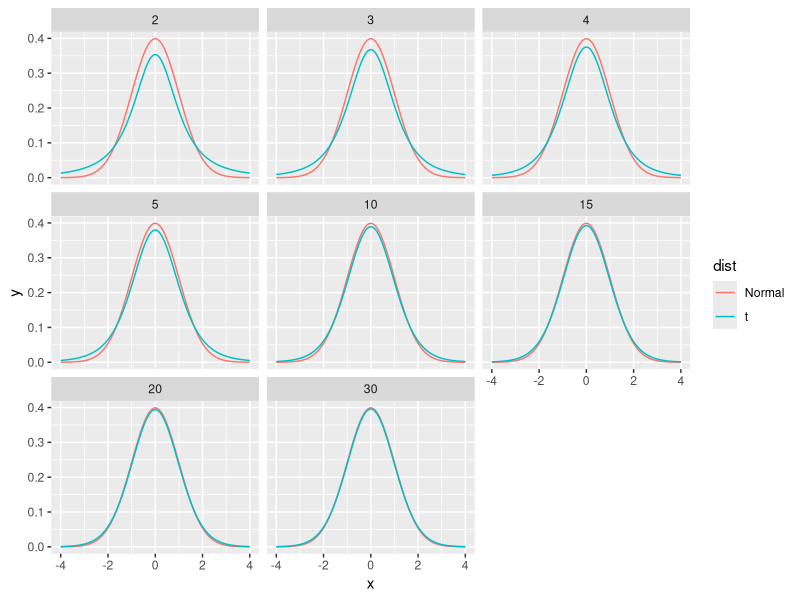

This figure's R source:
## ---- chunk 1
library(tidyverse)
## ---- chunk 2
vec_a <- c(2,4,6)
vec_b <- c(8,10,12)
vec_c <- c(vec_a,vec_b)
vec_c
## ---- chunk 3
vec_d <- c(14,20)
vec_a + vec_d
## ---- chunk 4
vec_a + 5
## ---- chunk 5
seq(1,5)
## ---- chunk 6
1:5
## ---- chunk 7
seq(2,20,2)
## ---- chunk 8
(1:10)*2
## ---- chunk 9
x <- seq(0,1,1/21)
x
## ---- chunk 10
rep(c(2,4,8),3)
## ---- chunk 11
rep( c(2,4,8), times=1, each=4 )
## ---- chunk 12
letters[9]
## ---- chunk 13
c(letters[9],letters[11],letters[19])
## ---- chunk 14
c(letters[1:24])
## ---- chunk 15
M <- seq( 2,30,2 ) %>%
  matrix( nrow=3, ncol=5, byrow=TRUE )
M

M <- rbind(
  seq( 2,10,2 ),
  seq( 12,20,2 ),
  seq( 22,30,2 ) 
)
M
## ---- chunk 16
M[2,]
## ---- chunk 17
M[3,2]
## ---- chunk 18
Girth = c( 8.3, 8.6, 8.8, 10.5, 10.7, 10.8, 11.0 )
Height = c( 70, 65, 63, 72, 81, 83, 66 )
Volume = c( 10.3, 10.3, 10.2, 16.4, 18.8, 19.7, 15.6 )

my.trees <- data.frame( Girth=Girth, Height=Height, Volume=Volume )
my.trees
## ---- chunk 19
my.trees[3,]
## ---- chunk 20
my.trees$Girth
## ---- chunk 21
my.trees[-4,]
## ---- chunk 22
index <- which( my.trees$Girth > 10 )
index
## ---- chunk 23
small.set <- my.trees[index,]
small.set
## ---- chunk 24
my.trees[-index,]
## ---- chunk 25
     expand.grid( x=seq(-4,4,by=.01), 
                 dist=c('Normal','t'), 
                 df=c(2,3,4,5,10,15,20,30) ) %>%
      mutate( y = if_else(dist == 't', dt(x, df), dnorm(x) ) ) %>%
      ggplot( aes( x=x, y=y, color=dist) ) + 
      geom_line() + 
      facet_wrap(~df)
## ---- chunk 26
x = c(4,5,6,7,8,9,10)
y = c(34,35,41,40,45,47,51)
slope = 2.82
p.value = 0.000131

my.test <- list( 'x'=x,'y'=y,'slope'=slope,'p.value'=p.value )
my.test
## ---- chunk 27
my.test[2]
## ---- chunk 28
my.test['p.value']
